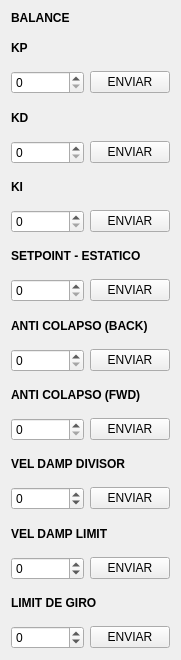
     <widget class="QWidget" name="layoutWidget">
      <property name="geometry">
       <rect>
        <x>1190</x>
        <y>210</y>
        <width>181</width>
        <height>660</height>
       </rect>
      </property>
      <layout class="QVBoxLayout" name="verticalLayout_26" stretch="0,2">
       <item>
        <widget class="QLabel" name="label_sensors_9">
         <property name="font">
          <font>
           <bold>true</bold>
          </font>
         </property>
         <property name="text">
          <string>BALANCE</string>
         </property>
        </widget>
       </item>
       <item>
        <layout class="QVBoxLayout" name="verticalLayout_25">
         <item>
          <layout class="QVBoxLayout" name="verticalLayout_17">
           <item>
            <widget class="QLabel" name="label_sensors_6">
             <property name="font">
              <font>
               <bold>true</bold>
              </font>
             </property>
             <property name="text">
              <string>KP</string>
             </property>
            </widget>
           </item>
           <item>
            <layout class="QHBoxLayout" name="horizontalLayout_10" stretch="3,0">
             <item>
              <widget class="QSpinBox" name="setBalanceKp"/>
             </item>
             <item>
              <widget class="QPushButton" name="sendBalanceKp">
               <property name="text">
                <string>ENVIAR</string>
               </property>
              </widget>
             </item>
            </layout>
           </item>
          </layout>
         </item>
         <item>
          <layout class="QVBoxLayout" name="verticalLayout_5">
           <item>
            <widget class="QLabel" name="label_sensors_7">
             <property name="font">
              <font>
               <bold>true</bold>
              </font>
             </property>
             <property name="text">
              <string>KD</string>
             </property>
            </widget>
           </item>
           <item>
            <layout class="QHBoxLayout" name="horizontalLayout_9" stretch="2,0">
             <item>
              <widget class="QSpinBox" name="setBalanceKd"/>
             </item>
             <item>
              <widget class="QPushButton" name="sendBalanceKd">
               <property name="text">
                <string>ENVIAR</string>
               </property>
              </widget>
             </item>
            </layout>
           </item>
          </layout>
         </item>
         <item>
          <layout class="QVBoxLayout" name="verticalLayout_24">
           <item>
            <widget class="QLabel" name="label_sensors_8">
             <property name="font">
              <font>
               <bold>true</bold>
              </font>
             </property>
             <property name="text">
              <string>KI</string>
             </property>
            </widget>
           </item>
           <item>
            <layout class="QHBoxLayout" name="horizontalLayout_11" stretch="2,0">
             <item>
              <widget class="QSpinBox" name="setBalanceKi"/>
             </item>
             <item>
              <widget class="QPushButton" name="sendBalanceKi">
               <property name="text">
                <string>ENVIAR</string>
               </property>
              </widget>
             </item>
            </layout>
           </item>
          </layout>
         </item>
         <item>
          <layout class="QVBoxLayout" name="verticalLayout_23">
           <item>
            <widget class="QLabel" name="label_sensors_14">
             <property name="font">
              <font>
               <bold>true</bold>
              </font>
             </property>
             <property name="text">
              <string>SETPOINT - ESTATICO</string>
             </property>
            </widget>
           </item>
           <item>
            <layout class="QHBoxLayout" name="horizontalLayout_15" stretch="2,0">
             <item>
              <widget class="QSpinBox" name="setSetpoint"/>
             </item>
             <item>
              <widget class="QPushButton" name="sendSetpoint">
               <property name="text">
                <string>ENVIAR</string>
               </property>
              </widget>
             </item>
            </layout>
           </item>
          </layout>
         </item>
         <item>
          <layout class="QVBoxLayout" name="verticalLayout_saveMin">
           <item>
            <widget class="QLabel" name="label_saveMin">
             <property name="font">
              <font>
               <bold>true</bold>
              </font>
             </property>
             <property name="text">
              <string>ANTI COLAPSO (BACK)</string>
             </property>
            </widget>
           </item>
           <item>
            <layout class="QHBoxLayout" name="horizontalLayout_saveMin" stretch="2,0">
             <item>
              <widget class="QSpinBox" name="setSaveMin">
               <property name="maximum">
                <number>9000</number>
               </property>
              </widget>
             </item>
             <item>
              <widget class="QPushButton" name="sendSaveMin">
               <property name="text">
                <string>ENVIAR</string>
               </property>
              </widget>
             </item>
            </layout>
           </item>
          </layout>
         </item>
         <item>
          <layout class="QVBoxLayout" name="verticalLayout_saveMax">
           <item>
            <widget class="QLabel" name="label_saveMax">
             <property name="font">
              <font>
               <bold>true</bold>
              </font>
             </property>
             <property name="text">
              <string>ANTI COLAPSO (FWD)</string>
             </property>
            </widget>
           </item>
           <item>
            <layout class="QHBoxLayout" name="horizontalLayout_saveMax" stretch="2,0">
             <item>
              <widget class="QSpinBox" name="setSaveMax">
               <property name="maximum">
                <number>9000</number>
               </property>
              </widget>
             </item>
             <item>
              <widget class="QPushButton" name="sendSaveMax">
               <property name="text">
                <string>ENVIAR</string>
               </property>
              </widget>
             </item>
            </layout>
           </item>
          </layout>
         </item>
         <item>
          <layout class="QVBoxLayout" name="verticalLayout_velDampDiv">
           <item>
            <widget class="QLabel" name="label_velDampDiv">
             <property name="font">
              <font>
               <bold>true</bold>
              </font>
             </property>
             <property name="text">
              <string>VEL DAMP DIVISOR</string>
             </property>
            </widget>
           </item>
           <item>
            <layout class="QHBoxLayout" name="horizontalLayout_velDampDiv" stretch="2,0">
             <item>
              <widget class="QSpinBox" name="setVelDampDiv">
               <property name="minimum">
                <number>-9000</number>
               </property>
               <property name="maximum">
                <number>9000</number>
               </property>
              </widget>
             </item>
             <item>
              <widget class="QPushButton" name="sendVelDampDiv">
               <property name="text">
                <string>ENVIAR</string>
               </property>
              </widget>
             </item>
            </layout>
           </item>
          </layout>
         </item>
         <item>
          <layout class="QVBoxLayout" name="verticalLayout_velDampLim">
           <item>
            <widget class="QLabel" name="label_velDampLim">
             <property name="font">
              <font>
               <bold>true</bold>
              </font>
             </property>
             <property name="text">
              <string>VEL DAMP LIMIT</string>
             </property>
            </widget>
           </item>
           <item>
            <layout class="QHBoxLayout" name="horizontalLayout_velDampLim" stretch="2,0">
             <item>
              <widget class="QSpinBox" name="setVelDampLim">
               <property name="minimum">
                <number>-9000</number>
               </property>
               <property name="maximum">
                <number>9000</number>
               </property>
              </widget>
             </item>
             <item>
              <widget class="QPushButton" name="sendVelDampLim">
               <property name="text">
                <string>ENVIAR</string>
               </property>
              </widget>
             </item>
            </layout>
           </item>
          </layout>
         </item>
         <item>
          <layout class="QVBoxLayout" name="verticalLayout_turnLimit">
           <item>
            <widget class="QLabel" name="label_turnLimit">
             <property name="font">
              <font>
               <bold>true</bold>
              </font>
             </property>
             <property name="text">
              <string>LIMIT DE GIRO</string>
             </property>
            </widget>
           </item>
           <item>
            <layout class="QHBoxLayout" name="horizontalLayout_turnLimit" stretch="2,0">
             <item>
              <widget class="QSpinBox" name="setTurnLimit">
               <property name="minimum">
                <number>-9000</number>
               </property>
               <property name="maximum">
                <number>9000</number>
               </property>
              </widget>
             </item>
             <item>
              <widget class="QPushButton" name="sendTurnLimit">
               <property name="text">
                <string>ENVIAR</string>
               </property>
              </widget>
             </item>
            </layout>
           </item>
          </layout>
         </item>
        </layout>
       </item>
      </layout>
     </widget>
